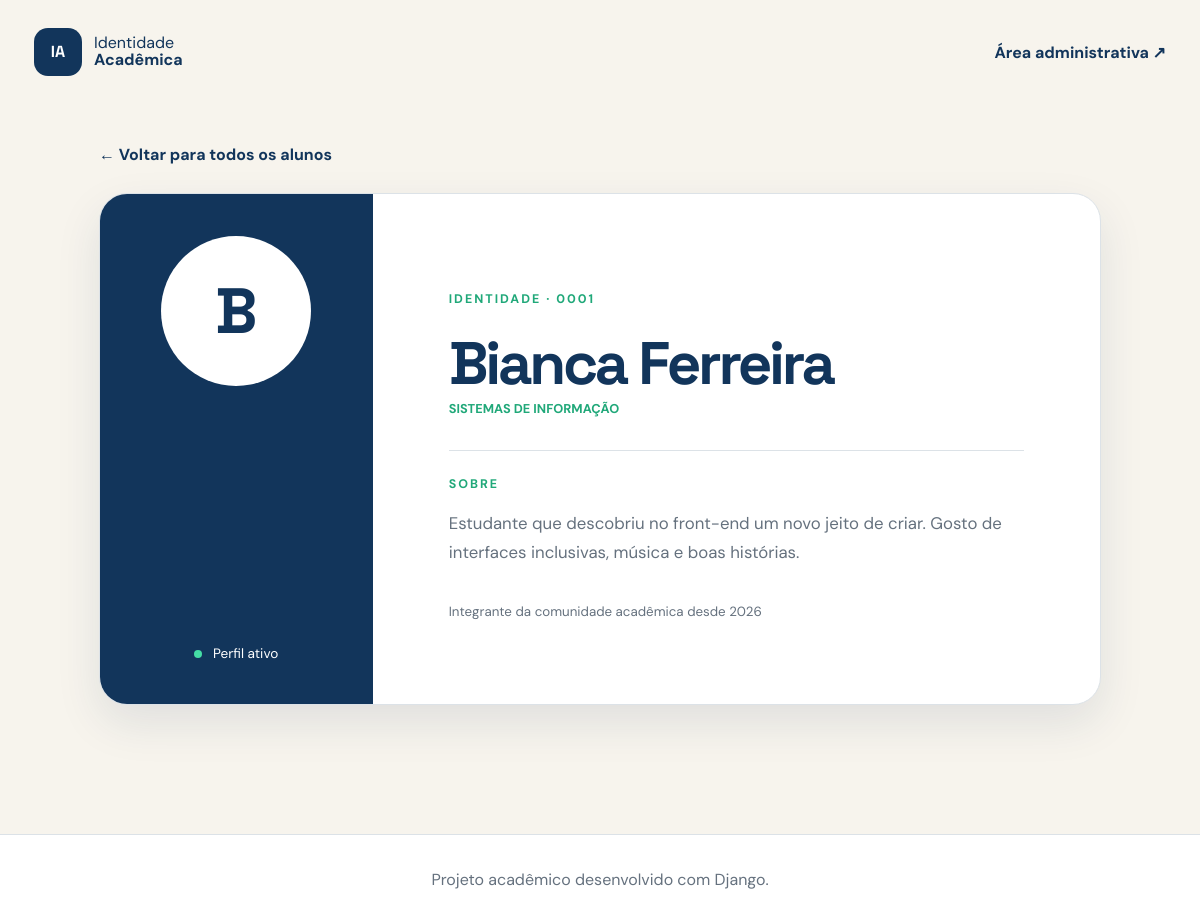
Screenshot of /aluno/1/ with the database file from the repository.
### aluno/models.py (models this page shows, shortened)
class Aluno(models.Model):
    nome = models.CharField(max_length=100)
    curso = models.CharField(max_length=100)
    bio = models.TextField(blank=True)
    criado_em = models.DateTimeField(default=timezone.now, editable=False)

### aluno/views.py (the view)
# urls.py: path('<int:pk>/', views.detalhe, name='detalhe'),
def detalhe(request, pk):
    aluno = get_object_or_404(Aluno, pk=pk)
    return render(request, 'detalhe.html', {'aluno': aluno})

### aluno/templates/detalhe.html (shortened to what this page needs)
{% extends 'base.html' %}
{% block content %}
<section class="detalhe-pagina">
    <a class="voltar" href="{% url 'alunos:lista' %}">← Voltar para todos os alunos</a>
    <article class="identidade">
        <div class="identidade-lateral">
            <span class="avatar avatar-grande" aria-hidden="true">{{ aluno.nome|first|upper }}</span>
            <span class="status"><i></i> Perfil ativo</span>
        </div>
        <div class="identidade-conteudo">
            <p class="etiqueta">IDENTIDADE · {{ aluno.pk|stringformat:'04d' }}</p>
            <h1>{{ aluno.nome }}</h1>
            <p class="curso">{{ aluno.curso }}</p>
            <div class="divisor"></div>
            <span class="bio-titulo">Sobre</span>
            <p class="bio-completa">{{ aluno.bio }}</p>
            <small>Integrante da comunidade acadêmica desde {{ aluno.criado_em|date:'Y' }}</small>
        </div>
    </article>
</section>
{% endblock %}

### aluno/static/alunos/css/style.css (style rules this page uses)
:root { --azul: #12355b; --azul-claro: #e8f0f7; --verde: #20a879; --creme: #f7f4ed; --branco: #ffffff; --texto: #17212b; --texto-suave: #65717e; --borda: #dce2e7; --sombra: 0 18px 45px rgb(18 53 91 / 10%); }
* { box-sizing: border-box; }
html { scroll-behavior: smooth; }
body { min-height: 100vh; margin: 0; color: var(--texto); background: var(--creme); font-family: "DM Sans", sans-serif; }
a { color: inherit; }
.etiqueta, .secao-titulo span, .bio-titulo { color: var(--verde); font-size: .78rem; font-weight: 700; letter-spacing: .16em; text-transform: uppercase; }
.hero h1, .identidade-conteudo h1 { max-width: 850px; margin: 16px 0 20px; color: var(--azul); font-family: "Space Grotesk", sans-serif; font-size: clamp(2.7rem, 7vw, 5.8rem); line-height: .98; letter-spacing: -.055em; }
.avatar { display: grid; width: 58px; height: 58px; place-items: center; color: var(--branco); background: var(--azul); border-radius: 50%; font-family: "Space Grotesk", sans-serif; font-size: 1.45rem; font-weight: 700; }
.curso { margin: 30px 0 8px; color: var(--verde); font-size: .8rem; font-weight: 700; text-transform: uppercase; }
.detalhe-pagina { max-width: 1050px; min-height: calc(100vh - 190px); margin: 40px auto 80px; padding: 0 24px; }
.voltar { display: inline-block; margin-bottom: 28px; color: var(--azul); font-weight: 700; text-decoration: none; }
.identidade { display: grid; overflow: hidden; grid-template-columns: minmax(220px, .75fr) 2fr; background: var(--branco); border: 1px solid var(--borda); border-radius: 28px; box-shadow: var(--sombra); }
.identidade-lateral { display: flex; min-height: 510px; padding: 42px; align-items: center; justify-content: space-between; flex-direction: column; background: var(--azul); }
.avatar-grande { width: 150px; height: 150px; color: var(--azul); background: var(--branco); font-size: 4rem; }
.status { color: var(--branco); font-size: .85rem; }
.status i { display: inline-block; width: 8px; height: 8px; margin-right: 7px; background: #44dda5; border-radius: 50%; }
.identidade-conteudo { display: flex; padding: clamp(36px, 7vw, 76px); justify-content: center; flex-direction: column; }
.identidade-conteudo h1 { margin-bottom: 6px; font-size: clamp(2.4rem, 5vw, 4.5rem); }
.identidade-conteudo .curso { margin-top: 0; }
.divisor { width: 100%; height: 1px; margin: 25px 0; background: var(--borda); }
.bio-completa { color: var(--texto-suave); font-size: 1.05rem; line-height: 1.75; }
.identidade-conteudo small { margin-top: 18px; color: var(--texto-suave); }

### rows the page displays
Aluno: nome|first "B", pk "0001", nome "Bianca Ferreira", curso "SISTEMAS DE INFORMAÇÃO", bio "Estudante que descobriu no front-end um novo jeito de criar. Gosto de interfaces inclusivas, música e boas histórias.", criado_em "2026"
